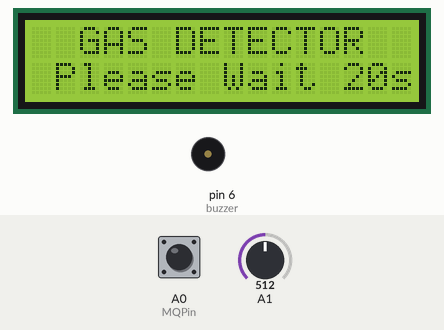
Simulated run of this sketch. Board: Arduino Uno, built with avr-gcc and run on an emulated ATmega328P. On the bench: 16×2 character LCD, buzzer (waves = sounding, pin HIGH). The inputs (shaded band) are chosen by the test bench; at power-on: A0 (MQPin) HIGH, A1 = 512. What the sketch prints to the serial monitor is not drawn.

Above: at 0.1 s.
At 20.2 s:
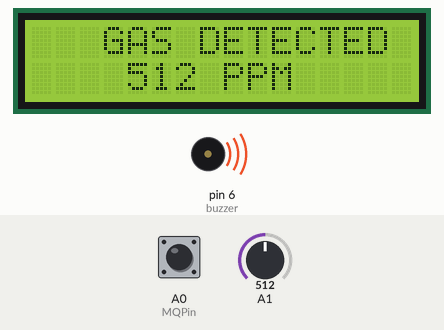
At 22.2 s:
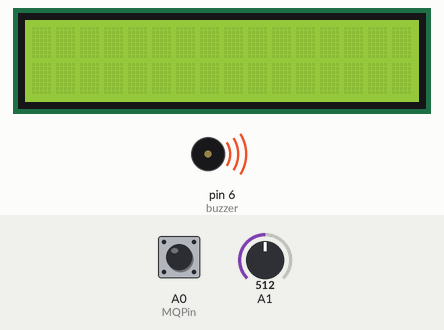
At 24.2 s:
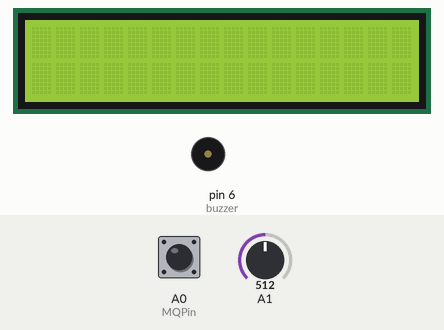
Timing chart, 0 to 39.7 s (numbered marks = the images above):
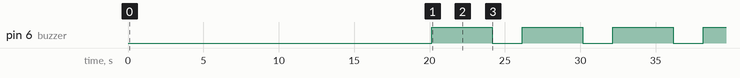

Measured:
- by itself, pin 6 (buzzer): alternates HIGH for 4.0 s and LOW for 2.0 s
- by itself, everything shown: repeats every 6.0 s, in 3 steps
- what the display in image 1 shows lasts 2.1 s, from 20.1 s to 22.2 s

The sketch:

minifinal.ino
```cpp
#include <LiquidCrystal.h>

LiquidCrystal lcd(11, 12, 5,4,3,2);

#define MQPin A0
#define buzzer 6

void setup() {
  digitalWrite(buzzer, LOW);
   lcd.begin(16, 2);
   Serial.begin(9600);
   pinMode(MQPin, INPUT_PULLUP);
   pinMode(buzzer, OUTPUT);
   int i=20;
   while(i>=1){
    if(i>=10){
     lcd.setCursor(2, 0);
     lcd.print("GAS DETECTOR");
     lcd.setCursor(1, 1);
     lcd.print("Please Wait");
     lcd.setCursor(13,1);
     lcd.print(i);
     lcd.setCursor(15,1);
     lcd.print("s");
     delay(1000);
     if(i==10){
      lcd.clear();
     }
     i-=1;
    }
    else{
     lcd.setCursor(2, 0);
     lcd.print("GAS DETECTOR");
     lcd.setCursor(1, 1);
     lcd.print("Please Wait");
     lcd.setCursor(14,1);
     lcd.print(i);
     lcd.setCursor(15,1);
     lcd.print("s");
     delay(1000);
     i-=1;
    }

   }
   lcd.clear();

}

void loop() {

int gas_value = digitalRead(MQPin);
if(analogRead(A1)>=500)
{


  digitalWrite(buzzer, HIGH);
  Serial.println(analogRead(A1));
  lcd.setCursor(3, 0);
  lcd.print("GAS DETECTED");
  lcd.setCursor(4, 1);
  lcd.print(analogRead(A1));
  lcd.setCursor(8, 1);
  lcd.print("PPM");
  delay(2000);
  lcd.clear();
  delay(2000);
  digitalWrite(buzzer, LOW);
  delay(2000);

}
else
{
  Serial.println("Not detecting");
  Serial.println(analogRead(A1));
}


}
```
